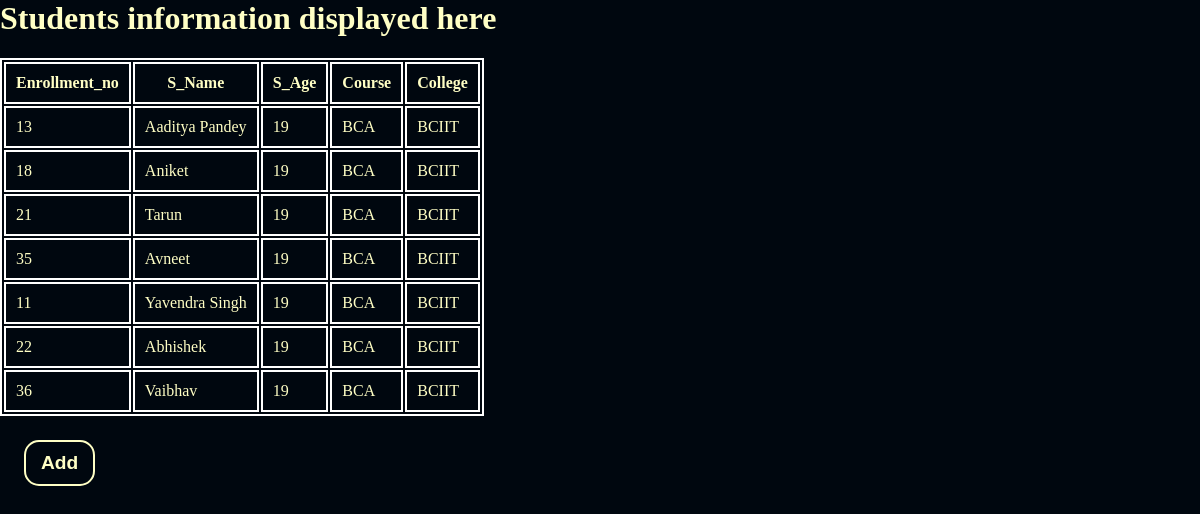
The page /Student_Info/ on the database its author committed.
### academy/models.py (models this page shows)
class Students(models.Model):
    Enrollment_no = models.IntegerField()
    S_Name = models.CharField(max_length=20)
    S_Age = models.IntegerField()
    Course = models.CharField(max_length=5)
    College = models.CharField(max_length=10)

### academy/views.py (the view)
# urls.py: path('Student_Info/',views.student_views, name = "Student"),
def student_views(request):
    data = Students.objects.all()
    return render(request,'academy/student.html',{'student':data})

### academy/templates/academy/student.html
{% load static %}
<html>
    <head>
        <link rel="stylesheet" href="{% static 'css_folder/student1.css' %}">
    </head>
    <body>
        <h1>Students information displayed here</h1>
        <table>
            <thead>
                <th>Enrollment_no</th>
                <th>S_Name</th>
                <th>S_Age</th>
                <th>Course</th>
                <th>College</th>
            </thead>
            <tbody>
                {% for std in student %}
                <tr>
                    <td>{{std.Enrollment_no}}</td>
                    <td>{{std.S_Name}}</td>
                    <td>{{std.S_Age}}</td>
                    <td>{{std.Course}}</td>
                    <td>{{std.College}}</td>
                </tr>
                {% endfor %}
            </tbody>
        </table>
        <div class="button">
            <button>
                <a href="{% url 'database' %}">Add</a>
            </button>
        </div>
    </body>
</html>

### academy/static/css_folder/student1.css (style rules this page uses)
body, html { margin: 0; padding: 0; height: 100%; background-color: #00070f; color: #ffffc5; }
a { text-decoration: none; color: #ffffc5; }
tr, td, th { border: 2px solid white; padding: 10px; }
table { border: 2px solid white; }
.button { margin: 2%; }
button { appearance: none; background-color: transparent; border: 2px solid #ffffc5; border-radius: 15px; box-sizing: border-box; cursor: pointer; display: flex; font-size: 1.2rem; font-weight: 600; padding: 10px 15px; transition: all 300ms cubic-bezier(0.23, 1, 0.32, 1); }

### rows shown on the page
Students: Enrollment_no "13", S_Name "Aaditya Pandey", S_Age "19", Course "BCA", College "BCIIT"
Students: Enrollment_no "18", S_Name "Aniket", S_Age "19", Course "BCA", College "BCIIT"
Students: Enrollment_no "21", S_Name "Tarun", S_Age "19", Course "BCA", College "BCIIT"
Students: Enrollment_no "35", S_Name "Avneet", S_Age "19", Course "BCA", College "BCIIT"
Students: Enrollment_no "11", S_Name "Yavendra Singh", S_Age "19", Course "BCA", College "BCIIT"
Students: Enrollment_no "22", S_Name "Abhishek", S_Age "19", Course "BCA", College "BCIIT"
Students: Enrollment_no "36", S_Name "Vaibhav", S_Age "19", Course "BCA", College "BCIIT"
